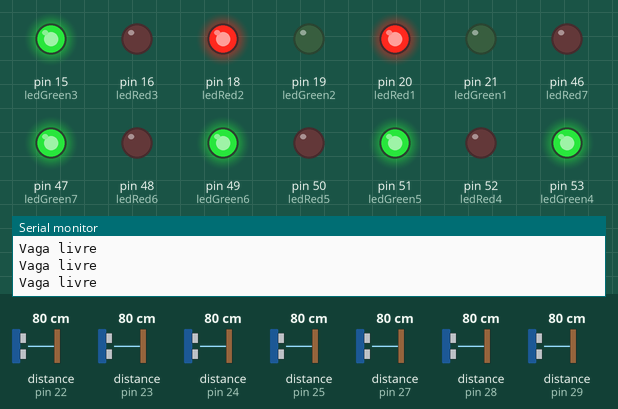
Simulated run of this sketch. Board: Arduino Mega 2560, built with avr-gcc and run on an emulated ATmega2560. Shown: output pins drawn as LEDs (lit = HIGH), the last lines printed to the serial monitor. Wiring (inferred from the names in the program): 7 × ultrasonic range finder: trigger pin 2, echo pin 23 / trigger pin 3, echo pin 22 / trigger pin 4, echo pin 24 / trigger pin 5, echo pin 25 / trigger pin 6, echo pin 27 / trigger pin 7, echo pin 29 / trigger pin 8, echo pin 28. The test bench sets the inputs (shaded band); at power-on: distance to the obstacle (sensors on pin 22, pin 23, pin 24, pin 25, pin 27, pin 28, pin 29) 80 cm. The echo pulse lasts 58.3 µs per cm; pins used as bus, display or sensor lines are not drawn.

Above: at 1.2 s.
1.3 s: distance to the obstacle (sensor on pin 22) set to 5 cm
2.8 s: distance to the obstacle (sensor on pin 22) set to 2 cm
At 3.4 s:
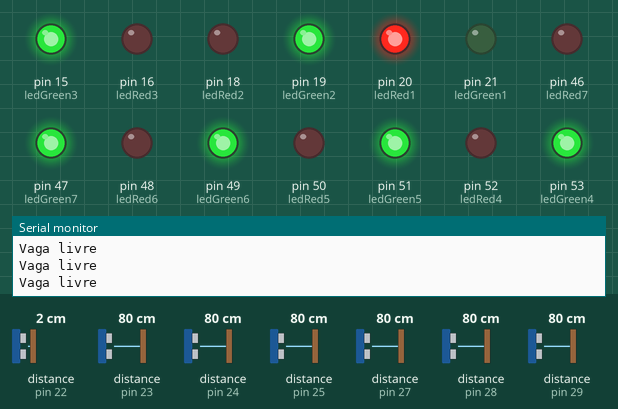
4.3 s: distance to the obstacle (sensor on pin 23) set to 6 cm
5.8 s: distance to the obstacle (sensor on pin 23) set to 3 cm
At 6.8 s:
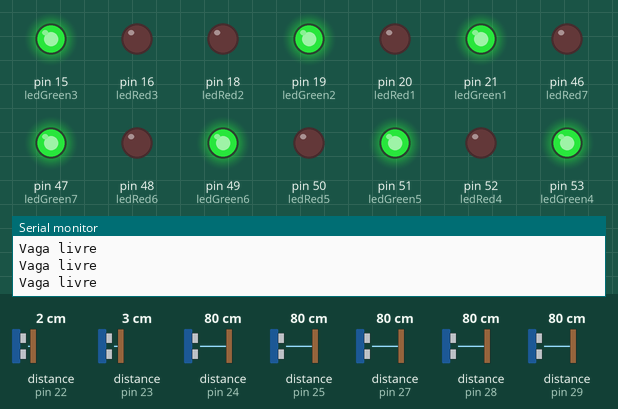
7.3 s: distance to the obstacle (sensor on pin 24) set to 6 cm
10.3 s: distance to the obstacle (sensor on pin 24) set to 3 cm
At 11.3 s:
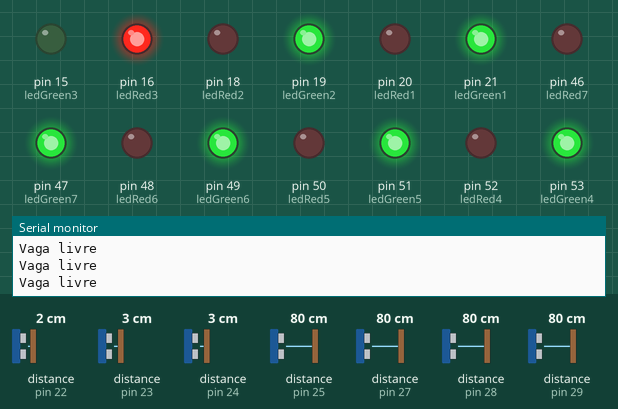
Timing chart, 0 to 12.8 s (numbered marks = the images above; inputs shaded):
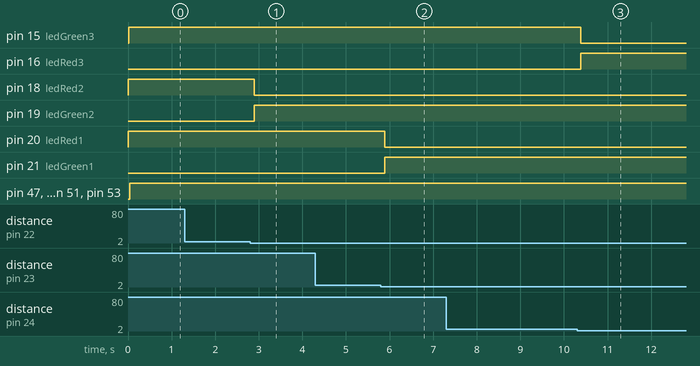

The sketch:

smartParking.ino
```cpp
/***********************************/
/*          SMART PARKING          */
/***********************************/

//Configuração de Distancia Mínima em centimetros
const float min_distance = 3.5;

//Sensor
const int trigPin1 = 2;
const int echoPin1 = 23;

const int trigPin2 = 3;
const int echoPin2 = 22;

const int trigPin3 = 4;
const int echoPin3 = 24;

const int trigPin4 = 5;
const int echoPin4 = 25;

const int trigPin5 = 6;
const int echoPin5 = 27;

const int trigPin6 = 8;
const int echoPin6 = 28;

const int trigPin7 = 7;
const int echoPin7 = 29;

//LED´S
const int ledGreen1 = 21;
const int ledRed1 = 20;

const int ledGreen2 = 19;
const int ledRed2 = 18;

const int ledGreen3 = 15;
const int ledRed3 = 16;

const int ledGreen4 = 53;
const int ledRed4 = 52;

const int ledGreen5 = 51;
const int ledRed5 = 50;

const int ledGreen6 = 49;
const int ledRed6 = 48;

const int ledGreen7 = 47;
const int ledRed7 = 46;

// Array multidimensional

const int rows = 10;
const int columns = 3;

int status[rows][columns] = {
    {1, 1, 1},
    {1, 2, 1},
    {1, 3, 1},
    {1, 4, 1},
    {1, 5, 1},
    {1, 6, 1},
    {1, 7, 1},
    {1, 8, 1},
    {1, 9, 1},
    {1, 10, 1}};

String condition[rows] = {
    String(""), String(""), String(""), String(""), String(""),
    String(""), String(""), String(""), String(""), String("")};

void setup()
{
    Serial.begin(9600);

    // Configurações do Sensor1
    pinMode(trigPin1, OUTPUT);
    pinMode(echoPin1, INPUT);

    // Configurações do LED1
    pinMode(ledGreen1, OUTPUT);
    pinMode(ledRed1, OUTPUT);
    /////////////////////////////////////////////////
    // Configurações do Sensor2
    pinMode(trigPin2, OUTPUT);
    pinMode(echoPin2, INPUT);

    // Configurações do LED2
    pinMode(ledGreen2, OUTPUT);
    pinMode(ledRed2, OUTPUT);
    /////////////////////////////////////////////
    // Configurações do Sensor3
    pinMode(trigPin3, OUTPUT);
    pinMode(echoPin3, INPUT);

    // Configurações do LED3
    pinMode(ledGreen3, OUTPUT);
    pinMode(ledRed3, OUTPUT);
    //////////////////////////////////////////////////
    // Configurações do Sensor4
    pinMode(trigPin4, OUTPUT);
    pinMode(echoPin4, INPUT);

    // Configurações do LED5
    pinMode(ledGreen4, OUTPUT);
    pinMode(ledRed4, OUTPUT);
    //////////////////////////////////////////////////
    // Configurações do Sensor5
    pinMode(trigPin5, OUTPUT);
    pinMode(echoPin5, INPUT);

    // Configurações do LED5
    pinMode(ledGreen5, OUTPUT);
    pinMode(ledRed5, OUTPUT);
    /////////////////////////////////////////////////
    // Configurações do Sensor6
    pinMode(trigPin6, OUTPUT);
    pinMode(echoPin6, INPUT);

    // Configurações do LED6
    pinMode(ledGreen6, OUTPUT);
    pinMode(ledRed6, OUTPUT);
    ///////////////////////////////////////////////////
    // Configurações do Sensor7
    pinMode(trigPin7, OUTPUT);
    pinMode(echoPin7, INPUT);

    // Configurações do LED7
    pinMode(ledGreen7, OUTPUT);
    pinMode(ledRed7, OUTPUT);
}

void loop()
{

    (verifier1() == 1) ? status[0][2] = 1 : status[0][2] = 0;
    (verifier2() == 1) ? status[1][2] = 1 : status[1][2] = 0;
    (verifier3() == 1) ? status[2][2] = 1 : status[2][2] = 0;
    (verifier4() == 1) ? status[3][2] = 1 : status[3][2] = 0;
    (verifier5() == 1) ? status[4][2] = 1 : status[4][2] = 0;
    (verifier6() == 1) ? status[5][2] = 1 : status[5][2] = 0;
    (verifier7() == 1) ? status[6][2] = 1 : status[6][2] = 0;

    condition[0] = (status[0][2] == 1 ? String("Vaga livre") : String("Vaga ocupada"));
    condition[1] = (status[1][2] == 1 ? String("Vaga livre") : String("Vaga ocupada"));
    condition[2] = (status[2][2] == 1 ? String("Vaga livre") : String("Vaga ocupada"));
    condition[3] = (status[3][2] == 1 ? String("Vaga livre") : String("Vaga ocupada"));
    condition[4] = (status[4][2] == 1 ? String("Vaga livre") : String("Vaga ocupada"));
    condition[5] = (status[5][2] == 1 ? String("Vaga livre") : String("Vaga ocupada"));
    condition[6] = (status[6][2] == 1 ? String("Vaga livre") : String("Vaga ocupada"));

    for (int i = 0; i < 10; i++)
    {
        Serial.println(condition[i]);
    }

    delay(100);
}

/*SENSOR 1****************************************************/
int sensor1(int pinotrig, int pinoecho)
{
    digitalWrite(pinotrig, LOW);
    delayMicroseconds(2);
    digitalWrite(pinotrig, HIGH);
    delayMicroseconds(10);
    digitalWrite(pinotrig, LOW);

    int distance = pulseIn(pinoecho, HIGH) / 58;
    return distance;
}

int verifier1()
{
    int distance1 = sensor1(trigPin1, echoPin1);
    if (distance1 > min_distance)
    {
        digitalWrite(ledGreen1, LOW);
        digitalWrite(ledRed1, HIGH);
        return 1;
    }
    else
    {
        digitalWrite(ledGreen1, HIGH);
        digitalWrite(ledRed1, LOW);
        return 0;
    }
    Serial.println(distance1);
    delay(100);
}

/*SENSOR 2****************************************************/
int sensor2(int pinotrig, int pinoecho)
{
    digitalWrite(pinotrig, LOW);
    delayMicroseconds(2);
    digitalWrite(pinotrig, HIGH);
    delayMicroseconds(10);
    digitalWrite(pinotrig, LOW);

    return pulseIn(pinoecho, HIGH) / 58;
}

int verifier2()
{
    int distance2 = sensor2(trigPin2, echoPin2);
    if (distance2 > min_distance)
    {
        digitalWrite(ledGreen2, LOW);
        digitalWrite(ledRed2, HIGH);
        return 1;
    }
    else
    {
        digitalWrite(ledGreen2, HIGH);
        digitalWrite(ledRed2, LOW);
        return 0;
    }
    Serial.println(distance2);
    delay(100);
}

/*SENSOR 3****************************************************/
int sensor3(int pinotrig, int pinoecho)
{
    digitalWrite(pinotrig, LOW);
    delayMicroseconds(2);
    digitalWrite(pinotrig, HIGH);
    delayMicroseconds(10);
    digitalWrite(pinotrig, LOW);

    return pulseIn(pinoecho, HIGH) / 58;
}

int verifier3()
{
    int distance3 = sensor3(trigPin3, echoPin3);
    if (distance3 > min_distance)
    {
        digitalWrite(ledGreen3, HIGH);
        digitalWrite(ledRed3, LOW);
        return 1;
    }
    else
    {
        digitalWrite(ledGreen3, LOW);
        digitalWrite(ledRed3, HIGH);
        return 0;
    }
    Serial.println(distance3);
    delay(100);
}

/*SENSOR 4****************************************************/
int sensor4(int pinotrig, int pinoecho)
{
    digitalWrite(pinotrig, LOW);
    delayMicroseconds(2);
    digitalWrite(pinotrig, HIGH);
    delayMicroseconds(10);
    digitalWrite(pinotrig, LOW);

    return pulseIn(pinoecho, HIGH) / 58;
}

int verifier4()
{
    int distance4 = sensor4(trigPin4, echoPin4);
    if (distance4 > min_distance)
    {
        digitalWrite(ledGreen4, HIGH);
        digitalWrite(ledRed4, LOW);
        return 1;
    }
    else
    {
        digitalWrite(ledGreen4, LOW);
        digitalWrite(ledRed4, HIGH);
        return 0;
    }
    Serial.println(distance4);
    delay(100);
}

/*SENSOR 5****************************************************/
int sensor5(int pinotrig, int pinoecho)
{
    digitalWrite(pinotrig, LOW);
    delayMicroseconds(2);
    digitalWrite(pinotrig, HIGH);
    delayMicroseconds(10);
    digitalWrite(pinotrig, LOW);

    return pulseIn(pinoecho, HIGH) / 58;
}

int verifier5()
{
    int distance5 = sensor5(trigPin5, echoPin5);
    if (distance5 > min_distance)
    {
        digitalWrite(ledGreen5, HIGH);
        digitalWrite(ledRed5, LOW);
        return 1;
    }
    else
    {
        digitalWrite(ledGreen5, LOW);
        digitalWrite(ledRed5, HIGH);
        return 0;
    }
    Serial.println(distance5);
    delay(100);
}

/*SENSOR 6****************************************************/
int sensor6(int pinotrig, int pinoecho)
{
    digitalWrite(pinotrig, LOW);
    delayMicroseconds(2);
    digitalWrite(pinotrig, HIGH);
    delayMicroseconds(10);
    digitalWrite(pinotrig, LOW);

    return pulseIn(pinoecho, HIGH) / 58;
}

int verifier6()
{
    int distance6 = sensor6(trigPin6, echoPin6);
    if (distance6 > min_distance)
    {
        digitalWrite(ledGreen6, HIGH);
        digitalWrite(ledRed6, LOW);
        return 1;
    }
    else
    {
        digitalWrite(ledGreen6, LOW);
        digitalWrite(ledRed6, HIGH);
        return 0;
    }
    Serial.println(distance6);
    delay(100);
}
/*SENSOR 7****************************************************/
int sensor7(int pinotrig, int pinoecho)
{
    digitalWrite(pinotrig, LOW);
    delayMicroseconds(2);
    digitalWrite(pinotrig, HIGH);
    delayMicroseconds(10);
    digitalWrite(pinotrig, LOW);

    return pulseIn(pinoecho, HIGH) / 58;
}

int verifier7()
{
    int distance7 = sensor7(trigPin7, echoPin7);
    if (distance7 > min_distance)
    {
        digitalWrite(ledGreen7, HIGH);
        digitalWrite(ledRed7, LOW);
        return 1;
    }
    else
    {
        digitalWrite(ledGreen7, LOW);
        digitalWrite(ledRed7, HIGH);
        return 0;
    }
    Serial.println(distance7);
    delay(100);
}
```

Measured:
- the behaviour switches between 4 and 3 cm on distance to the obstacle (sensor on pin 22) (found by bisection; images 0 and 1)
- the behaviour switches between 5 and 4 cm on distance to the obstacle (sensor on pin 23) (found by bisection; images 1 and 2)
- the behaviour switches between 5 and 4 cm on distance to the obstacle (sensor on pin 24) (found by bisection; images 2 and 3)
- after the input at 2.8 s, pin 18 (ledRed2): HIGH → LOW after 0.09 s; pin 19 (ledGreen2): LOW → HIGH after 0.09 s
- after the input at 5.8 s, pin 20 (ledRed1): HIGH → LOW after 0.09 s; pin 21 (ledGreen1): LOW → HIGH after 0.09 s
- after the input at 10.3 s, pin 15 (ledGreen3): HIGH → LOW after 0.09 s; pin 16 (ledRed3): LOW → HIGH after 0.09 s
